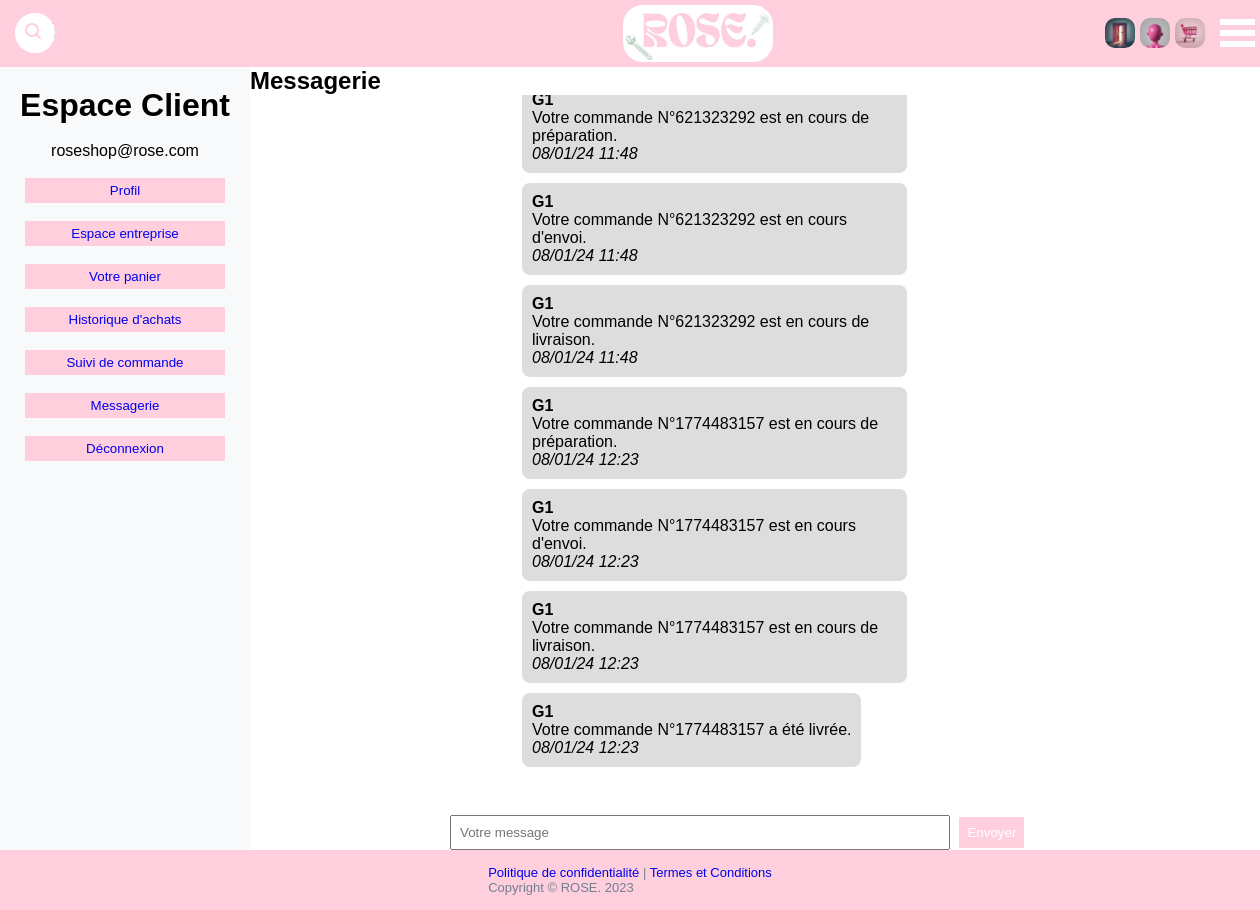
/espace_client_particulier.php?messagerie (signed in), run on the app's committed database.
### tables this page shows
CREATE TABLE message (
	id_message INT(11) AUTO_INCREMENT,
	date_message TIMESTAMP,
	contenu_message text(1000),
	sens binary(1),
	type_message ENUM('notification', 'message'),
	idclient_message INT(11),
	idgestionnaire_message VARCHAR(11), 
		PRIMARY KEY (id_message),
		FOREIGN KEY (idclient_message) REFERENCES client(id_client),
		FOREIGN KEY (idgestionnaire_message) REFERENCES gestionnaire(id_gestionnaire)
);

CREATE TABLE client (
    id_client INT(11) AUTO_INCREMENT,
    email_client varchar(250),
    type_client binary(1),
    raisonsociale_client varchar(36),
    siren_client varchar(9),
    nom_client varchar(100),
    prenom_client varchar(50),
    password_client varchar(255),
    numtel_client numeric(10) ZEROFILL,
    datedenaissance_client date,
    date_creation TIMESTAMP DEFAULT CURRENT_TIMESTAMP,
    id_gestionnaire VARCHAR(11),
	statut_pro ENUM('en attente', 'validé', 'refusé') NOT NULL DEFAULT 'en attente',
		PRIMARY KEY (id_client),
		FOREIGN KEY (id_gestionnaire) REFERENCES gestionnaire (id_gestionnaire)
);

### include/fonctions.php (called while the page is built, shortened)
<?php
	function singleQuery($sql) {
		$con = new mysqli ("localhost", "root", "", "rosemarketplace", 3306);
		$result = mysqli_query($con, $sql);
		if($result){
            $data = mysqli_fetch_assoc($result);
		}
		return $data;
	}
	function getMessages($con, $id_client, $id_gestionnaire) {
		$msg_query = "SELECT * FROM message ";
		$msg_query .= " WHERE idclient_message = '$id_client' AND idgestionnaire_message = '$id_gestionnaire'";
		$msg_query .= " ORDER BY date_message ASC";
		$result = $con->query($msg_query);
		$messages = array();
		if ($result->num_rows > 0) {
			while ($row = $result->fetch_assoc()) {
				$messages[] = $row;
			}
		}
		return $messages;
	}
?>

### dashboard/messagerie.php (the view, shortened to what this page needs)
<?php
    include("./include/fonctions.php");
    $user = $_SESSION['user_id_id'];
    $user_type = $_SESSION['user_type'];
    if($user_type == 'X'){
        $id_gestionnaire = $user;
        $user_query = "SELECT * FROM client  ";
        if(isset($_GET['msg'])){
            $id_client = $_GET['msg'];
        } else {
            $id_client = 1;
        }
        $user_query .= "WHERE id_client = '$id_client'";
        $data = singleQuery($user_query);
        $client = $data['prenom_client'].' '. $data['nom_client'];
    } else {
        $id_client = $user;
        $user_query = "SELECT * FROM client  WHERE id_client = '$user'";
        $data = singleQuery($user_query);
        $id_gestionnaire = $data['id_gestionnaire'];
        $client = $data['prenom_client'].' '. $data['nom_client'];
    }
    if (($user_type == 'X' && isset($_GET['msg'])) || $user_type != 'X') {
        $messages = getMessages($con, $id_client,$id_gestionnaire);
    } else {
        $messages = [];
    }
?>
<!DOCTYPE html>
<html>
<head>
    <link rel="stylesheet" type="text/css" href="./css/messagerie.css">
</head>
<body>
    <h2>Messagerie</h2>
    <div class="container">
        <div class="message-container">
            <?php foreach ($messages as $message) : ?>
                <?php
                if ($user_type == 'X') {
                    $messageClass = ($message['sens'] == 1) ? 'message-envoye' : 'message-recu';
                } else {
                    $messageClass = ($message['sens'] == 1) ? 'message-recu' : 'message-envoye';
                }
                ?>
                <p class="message <?= $messageClass; ?>">
                    <strong><?= ($message['sens'] == 1) ? $id_gestionnaire : $client; ?></strong><br>
                    <?= $message['contenu_message']; ?>
                    <br>
                    <em><?= date('d/m/y H:i', strtotime($message['date_message'])); ?></em>
                </p>
            <?php endforeach; ?>
            <br>
        </div>
    </div>
    <form action="" method="post" class="message-form">
                <input type="text" name="message_text" placeholder="Votre message">
                <button type="submit" name="send">Envoyer</button>
        </form>
</body>
</html>

### css/dashboard.css (style rules this page uses)
body { margin: 0; padding: 0; }

### css/main_style.css (style rules this page uses)
* { text-decoration: none; margin:0; font-family:arial; }
button { background-color: #FFCFDE; color: #fff; border: none; padding: 5px 10px; cursor: pointer; }

### css/messagerie.css (style rules this page uses)
.container { display: flex; }
.message-container { max-width: 600px; margin: auto; max-height: 700px; overflow-y: auto; }
.message { width: fit-content; padding: 10px; margin-bottom: 10px; border-radius: 8px; max-width: 80%; word-wrap: break-word; }
.message-recu { background-color: #ddd; color: #000; text-align: left; }
.message-form { max-width: 600px; margin: auto; margin-top: 20px; }
.message-form input { width: 80%; padding: 8px; margin-right: 5px; }
.message-form button { padding: 8px; }

### data on the page
message: idclient_message.id_gestionnaire "G1", contenu_message "Votre commande N°621323292 est en cours de préparation.", date_message "08/01/24 11:48"
message: idclient_message.id_gestionnaire "G1", contenu_message "Votre commande N°621323292 est en cours d'envoi.", date_message "08/01/24 11:48"
message: idclient_message.id_gestionnaire "G1", contenu_message "Votre commande N°621323292 est en cours de livraison.", date_message "08/01/24 11:48"
message: idclient_message.id_gestionnaire "G1", contenu_message "Votre commande N°1774483157 est en cours de préparation.", date_message "08/01/24 12:23"
message: idclient_message.id_gestionnaire "G1", contenu_message "Votre commande N°1774483157 est en cours d'envoi.", date_message "08/01/24 12:23"
message: idclient_message.id_gestionnaire "G1", contenu_message "Votre commande N°1774483157 est en cours de livraison.", date_message "08/01/24 12:23"
message: idclient_message.id_gestionnaire "G1", contenu_message "Votre commande N°1774483157 a été livrée.", date_message "08/01/24 12:23"

### other printed values
$_SESSION['user_id'] "roseshop@rose.com"
